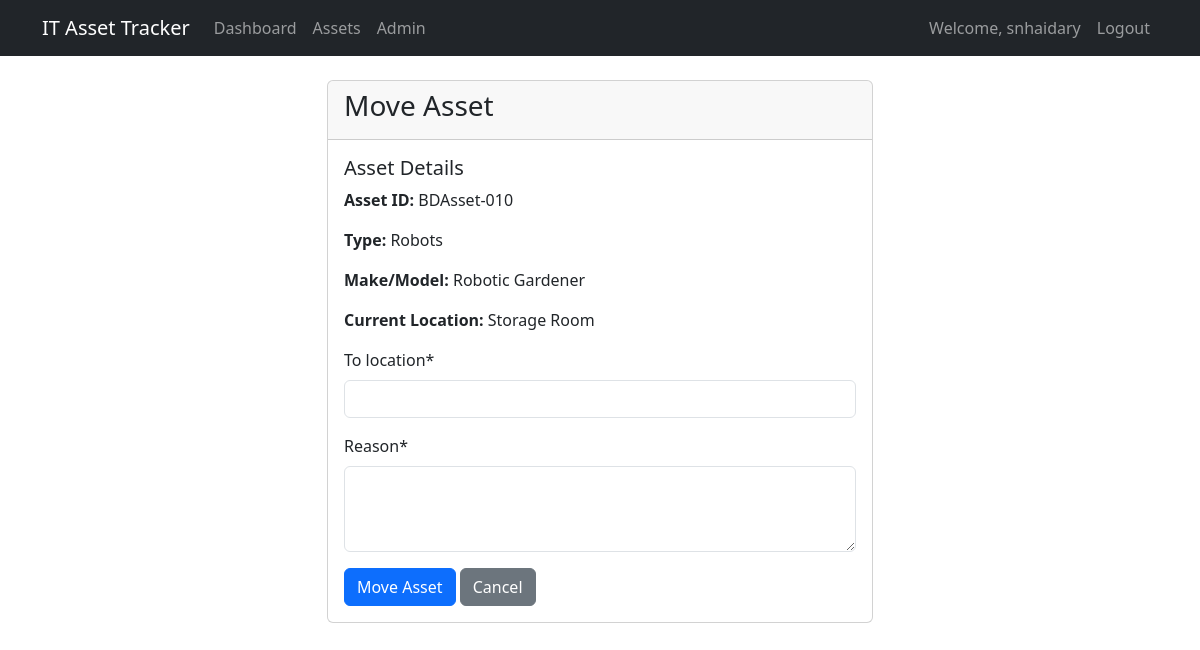
The page /assets/11/move/ (signed in) on the database its author committed.
### assets/models.py (models this page shows, shortened)
class Asset(models.Model):
    STATUS_CHOICES = [
        ('ASSIGNED', 'Assigned'),
        ('AVAILABLE', 'Available'),
        ('IN_REPAIR', 'In-repair'),
        ('RETIRED', 'Retired'),
    ]
    CONDITION_CHOICES = [
        ('WORKING', 'Working'),
        ('SOFTWARE_ISSUE', 'Software-issue'),
        ('HARDWARE_ISSUE', 'Hardware-issue'),
        ('DAMAGED', 'Damaged'),
    ]
    ASSET_TYPE_CHOICES = [
        ('LAPTOP', 'Laptop'),
        ('DESKTOP', 'Desktop'),
        ('MOBILE', 'Mobile'),
        ('TABLET', 'Tablet'),
        ('PRINTER', 'Printer'),
        ('SCANNER', 'Scanner'),
        ('PROJECTOR', 'Projector'),
        ('SERVER', 'Server'),
        ('NETWORK_DEVICE', 'Network Device'),
        ('MONITOR', 'Monitor'),
        ('SCREEN', 'Screen'),
        ('TV', 'TV'),
        ('ROBOTS', 'Robots'),
        ('UPS', 'UPS'),
        ('EXTERNAL_DRIVE', 'External Drive'),
        ('OTHER', 'Other'),
    ]
    OS_CHOICES = [
        ('WINDOWS', 'Windows'),
        ('MACOS', 'macOS'),
        ('LINUX', 'Linux'),
        ('ANDROID', 'Android'),
        ('IOS', 'iOS'),
        ('CHROMEOS', 'ChromeOS'),
        ('HYPEROS', 'HyperOS'),
        ('OTHER', 'Other'),
    ]
    UNIT_CHOICES = [
        ('MB', 'MB'),
        ('GB', 'GB'),
        ('TB', 'TB'),
    ]
    registration_date = models.DateTimeField(default=timezone.now)
    asset_id = models.CharField(max_length=50, unique=True)
    asset_type = models.CharField(max_length=100, choices=ASSET_TYPE_CHOICES)
    make = models.CharField(max_length=100)
    model = models.CharField(max_length=100)
    serial_number = models.CharField(max_length=100, unique=True)
    operating_system = models.CharField(max_length=100, choices=OS_CHOICES)
    processor = models.CharField(max_length=100, blank=True)
    ram = models.IntegerField(validators=[MinValueValidator(0)], blank=True, null=True)
    ram_unit = models.CharField(max_length=2, choices=UNIT_CHOICES, default='GB')
    storage = models.IntegerField(validators=[MinValueValidator(0)], blank=True, null=True)
    storage_unit = models.CharField(max_length=2, choices=UNIT_CHOICES, default='GB')
    location = models.CharField(max_length=200)
    status = models.CharField(max_length=20, choices=STATUS_CHOICES, default='AVAILABLE')
    assignee = models.EmailField(blank=True, null=True)  # Made optional
    condition = models.CharField(max_length=20, choices=CONDITION_CHOICES, default='NEW')
    notes = models.TextField(blank=True)
    class Meta:
        ordering = ['-registration_date']

### assets/views.py (the view)
# urls.py: path('<int:pk>/move/', move_asset, name='asset-move'),
@login_required
def move_asset(request, pk):
    asset = get_object_or_404(Asset, pk=pk)
    if request.method == 'POST':
        form = AssetMovementForm(request.POST)
        if form.is_valid():
            movement = form.save(commit=False)
            movement.asset = asset
            movement.moved_by = request.user
            movement.from_location = asset.location
            movement.save()
            asset.location = movement.to_location
            asset.save()
            messages.success(request, f'Asset {asset.asset_id} has been moved successfully.')
            return redirect('asset-detail', pk=pk)
    else:
        form = AssetMovementForm()
    return render(request, 'assets/asset_movement.html', {
        'form': form,
        'asset': asset
    })

### assets/forms.py
class AssetMovementForm(forms.ModelForm):
    class Meta:
        model = AssetMovement
        fields = ['to_location', 'reason']
        widgets = {
            'to_location': forms.TextInput(attrs={'class': 'form-control'}),
            'reason': forms.Textarea(
                attrs={'rows': 3, 'class': 'form-control'}
            ),
        }

### templates/assets/asset_movement.html (shortened to what this page needs)
{% extends 'base.html' %}
{% load crispy_forms_tags %}
{% block content %}
<div class="row">
    <div class="col-md-6 offset-md-3">
        <div class="card">
            <div class="card-header">
                <h3 class="card-title">Move Asset</h3>
            </div>
            <div class="card-body">
                <div class="mb-3">
                    <h5>Asset Details</h5>
                    <p><strong>Asset ID:</strong> {{ asset.asset_id }}</p>
                    <p><strong>Type:</strong> {{ asset.get_asset_type_display }}</p>
                    <p><strong>Make/Model:</strong> {{ asset.make }} {{ asset.model }}</p>
                    <p><strong>Current Location:</strong> {{ asset.location }}</p>
                </div>
                <form method="post">
                    {{ form|crispy }}
                    <div class="mt-3">
                        <button type="submit" class="btn btn-primary">Move Asset</button>
                        <a href="{% url 'asset-detail' asset.pk %}" class="btn btn-secondary">Cancel</a>
                    </div>
                </form>
            </div>
        </div>
    </div>
</div>
{% endblock %}

### templates/base.html (shortened to what this page needs)
<!DOCTYPE html>
<html lang="en">
<head>
    <link href="https://cdn.jsdelivr.net/npm/bootstrap@5.3.0/dist/css/bootstrap.min.css" rel="stylesheet">
    <link href="https://cdnjs.cloudflare.com/ajax/libs/font-awesome/6.4.0/css/all.min.css" rel="stylesheet">
</head>
<body>
    <nav class="navbar navbar-expand-lg navbar-dark bg-dark">
        <div class="container">
            <a class="navbar-brand" href="{% url 'dashboard' %}">IT Asset Tracker</a>
            {% if user.is_authenticated %}
            <div class="collapse navbar-collapse" id="navbarNav">
                <ul class="navbar-nav">
                    <li class="nav-item">
                        <a class="nav-link {% if request.resolver_match.url_name == 'dashboard' %}active{% endif %}"
                           href="{% url 'dashboard' %}">Dashboard</a>
                    </li>
                    <li class="nav-item">
                        <a class="nav-link {% if request.resolver_match.url_name == 'asset-list' %}active{% endif %}"
                           href="{% url 'asset-list' %}">Assets</a>
                    </li>
                    {% if user.is_staff %}
                    <li class="nav-item">
                        <a class="nav-link" href="{% url 'admin:index' %}">Admin</a>
                    </li>
                    {% endif %}
                </ul>
                <div class="navbar-nav ms-auto">
                    <span class="nav-item nav-link">Welcome, {{ user.username }}</span>
                    <form method="post" action="{% url 'logout' %}" class="d-inline">
                        <button type="submit" class="btn nav-link">Logout</button>
                    </form>
                </div>
            </div>
            {% endif %}
        </div>
    </nav>
    <div class="container mt-4">
        {% block content %}{% endblock %}
    </div>
</body>
</html>

### rows shown on the page
Asset: asset_id "BDAsset-010", asset_type "Robots", make "Robotic", model "Gardener", location "Storage Room"

### other values the page prints
{{ user.username }} "snhaidary"
